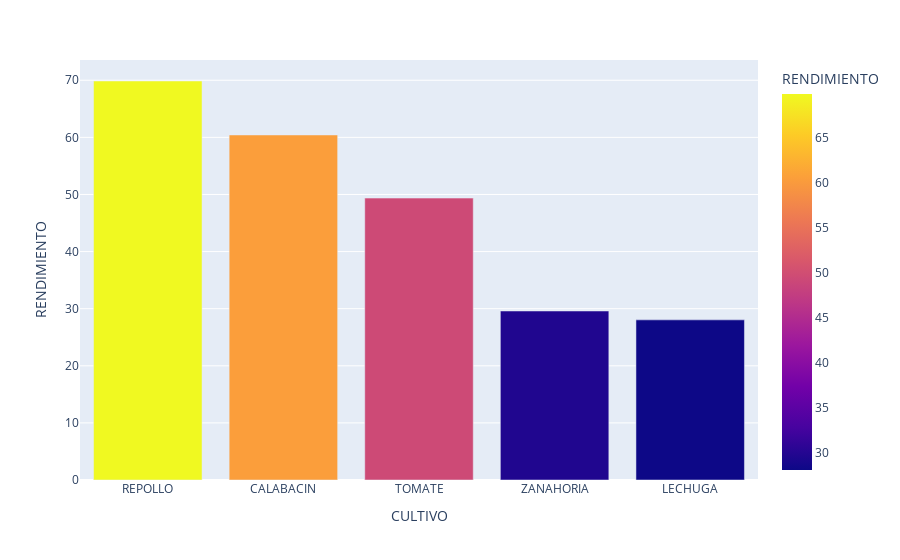

Here is the notebook cell this chart was saved with:
### Code cell
fig = px.bar(rendimiento_marinilla, x='CULTIVO', y='RENDIMIENTO',color='RENDIMIENTO')
fig.show()

### Figure 1 — Plotly figure (JSON) as saved in the notebook; plotly's stock layout.template omitted (floating-point values rounded to 4 significant figures)
{"data": [{"alignmentgroup": "True", "hovertemplate": "CULTIVO=%{x}<br>RENDIMIENTO=%{marker.color}<extra></extra>", "legendgroup": "", "marker": {"color": [69.87, 60.42, 49.37, 29.59, 28.04], "coloraxis": "coloraxis"}, "name": "", "offsetgroup": "", "orientation": "v", "showlegend": false, "textposition": "auto", "type": "bar", "x": ["REPOLLO", "CALABACIN", "TOMATE", "ZANAHORIA", "LECHUGA"], "xaxis": "x", "y": [69.87, 60.42, 49.37, 29.59, 28.04], "yaxis": "y"}], "layout": {"barmode": "relative", "coloraxis": {"colorbar": {"title": {"text": "RENDIMIENTO"}}, "colorscale": [[0, "#0d0887"], [0.1111, "#46039f"], [0.2222, "#7201a8"], [0.3333, "#9c179e"], [0.4444, "#bd3786"], [0.5556, "#d8576b"], [0.6667, "#ed7953"], [0.7778, "#fb9f3a"], [0.8889, "#fdca26"], [1, "#f0f921"]]}, "legend": {"tracegroupgap": 0}, "margin": {"t": 60}, "xaxis": {"anchor": "y", "domain": [0, 1], "title": {"text": "CULTIVO"}}, "yaxis": {"anchor": "x", "domain": [0, 1], "title": {"text": "RENDIMIENTO"}}}}
